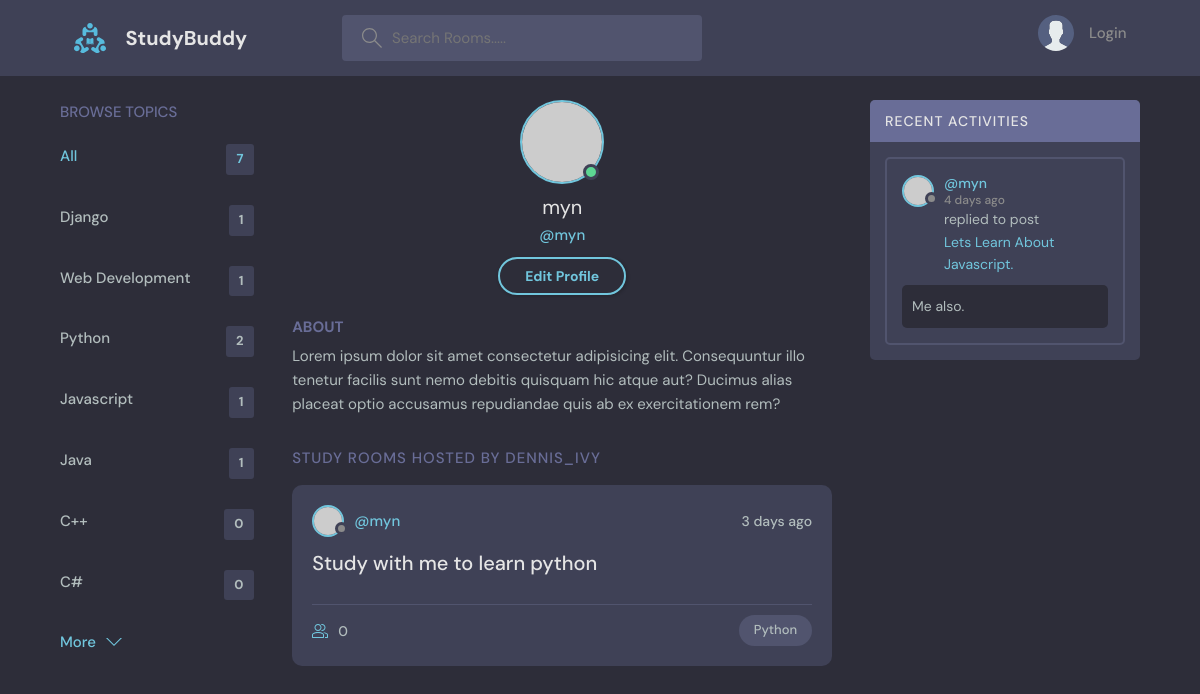
Screenshot of /profile/4 with the database file from the repository.
### Base/models.py (models this page shows, shortened)
class Topic(models.Model):
    name = models.CharField(max_length=200)

class Room(models.Model):
    host = models.ForeignKey(User , on_delete=models.SET_NULL , null=True)
    topic = models.ForeignKey(Topic , on_delete=models.SET_NULL , null=True )
    name = models.CharField(max_length=200)
    description = models.TextField(null=True, blank=True)
    participants = models.ManyToManyField(User , related_name='participants' , blank=True)
    updated = models.DateTimeField(auto_now=True)
    created = models.DateTimeField(auto_now_add=True)
    class Meta:
        ordering = ['-updated' , '-created']
    def __str__(self):
        return self.name

class Message(models.Model):
    user = models.ForeignKey(User , on_delete=models.CASCADE) # Casecade means if the user is deleted then the message will also be deleted from
    body_value = models.TextField()
    room = models.ForeignKey(Room , on_delete=models.CASCADE)
    updated = models.DateTimeField(auto_now=True)
    created = models.DateTimeField(auto_now_add=True)
    class Meta:
            ordering = ['-updated' , '-created']

### Base/views.py (the view)
# urls.py: path('profile/<str:pk>', views.userProfile, name='profile'),
def userProfile(request,pk):
    user = User.objects.get(id=pk)
    ROOMS = user.room_set.all() # All children of the user by set.all()
    room_messages = user.message_set.all()
    topics = Topic.objects.all()
    context = {'user': user , 'ROOMS': ROOMS , 'room_messages': room_messages , 'topics': topics}
    return render(request, 'Base/profile.html' , context)

### Base/Templates/Base/profile.html
{% extends 'main.html' %} {% block content %}
<main class="profile-page layout layout--3">
  <div class="container">
    {% include 'Base/topic_component.html' %}
    <div class="roomList">
      <div class="profile">
        <div class="profile__avatar">
          <div class="avatar avatar--large active">
            <img src="https://randomuser.me/api/portraits/men/11.jpg" />
          </div>
        </div>
        <div class="profile__info">
          <h3>{{user.username}}</h3>
          <p>@{{user.username}}</p>
          <a href="edit-user.html" class="btn btn--main btn--pill">Edit Profile</a>
        </div>
        <div class="profile__about">
          <h3>About</h3>
          <p>
            Lorem ipsum dolor sit amet consectetur adipisicing elit. Consequuntur illo tenetur
            facilis sunt nemo debitis quisquam hic atque aut? Ducimus alias placeat optio
            accusamus repudiandae quis ab ex exercitationem rem?
          </p>
        </div>
      </div>
      <div class="roomList__header">
        <div>
          <h2>Study Rooms Hosted by dennis_ivy</a>
          </h2>
        </div>
      </div>
      {% include 'Base/feed_component.html' %}
    </div>
    		{% include 'Base/activity_component.html' %}
  </div>
</main>
{% endblock %}

### Base/Templates/Base/topic_component.html
<div class="topics">
	<div class="topics__header">
		<h2>Browse Topics</h2>
	</div>
	<ul class="topics__list">
		<li>
			<a href="{% url 'home' %}" class="active">All <span>{{topics.count}}</span></a>
		</li>
		{% for topic in topics %}
		<li>
			<a href="{% url 'home' %}?q={{topic.name}}">{{topic.name}} <span>{{topic.room_set.all.count}}</span></a>
		</li>
		{% endfor %}
	</ul>
	<a class="btn btn--link" href="topics.html">
		More
		<svg
			version="1.1"
			xmlns="http://www.w3.org/2000/svg"
			width="32"
			height="32"
			viewBox="0 0 32 32"
		>
			<title>chevron-down</title>
			<path d="M16 21l-13-13h-3l16 16 16-16h-3l-13 13z"></path>
		</svg>
	</a>
</div>

### Base/Templates/Base/feed_component.html (shortened to what this page needs)
{% for ROOM in ROOMS %}
<div class="roomListRoom">
	<div class="roomListRoom__header">
		<a href="{% url 'profile' ROOM.host.id %}" class="roomListRoom__author">
			<div class="avatar avatar--small">
				<img src="https://randomuser.me/api/portraits/women/11.jpg" />
			</div>
			<span>@{{ROOM.host.username}}</span>
		</a>
		<div class="roomListRoom__actions">
			<span>{{ROOM.created|timesince}} ago</span>
		</div>
	</div>
	<div class="roomListRoom__content">
		<a href="{% url 'rooms' ROOM.id %}">{{ROOM.name}}</a>
	</div>
	<div class="roomListRoom__meta">
		<a href="{% url 'rooms' ROOM.id %}" class="roomListRoom__joined">
			{{ROOM.participants.all.count}}
		</a>
		<p class="roomListRoom__topic">{{ROOM.topic.name}}</p>
	</div>
</div>
{% endfor %}

### Base/Templates/Base/activity_component.html (shortened to what this page needs)
<div class="activities">
	<div class="activities__header">
		<h2>Recent Activities</h2>
	</div>
	{% for message in room_messages %}
	<div class="activities__box">
		<div class="activities__boxHeader roomListRoom__header">
			<a
				href="{% url 'profile' message.user.id %}"
				class="roomListRoom__author"
			>
				<div class="avatar avatar--small">
					<img src="https://randomuser.me/api/portraits/women/11.jpg" />
				</div>
				<p>
					@{{message.user}}
					<span>{{message.created|timesince}} ago</span>
				</p>
			</a>
		</div>
		<div class="activities__boxContent">
			<p>
				<span> replied to post </span>
				<a href="{% url 'rooms' message.room.id %}">{{message.room}}</a>
			</p>
			<div class="activities__boxRoomContent">
				{{message.body_value}}.
			</div>
		</div>
	</div>
	{% endfor %}
</div>

### rows the page displays
Topic: name "Django", room_set.all.count "1"
Topic: name "Web Development", room_set.all.count "1"
Topic: name "Python", room_set.all.count "2"
Topic: name "Javascript", room_set.all.count "1"
Topic: name "Java", room_set.all.count "1"
Topic: name "C++", room_set.all.count "0"
Topic: name "C#", room_set.all.count "0"
Room: host.username "myn", created "3 days", name "Study with me to learn python", participants.all.count "0", topic.name "Python"
Message: user "myn", created "4 days", room "Lets Learn About Javascript.", body_value "Me also"

### other values shown
{{ topics.count }} "7"
{{ user.username }} "myn"
